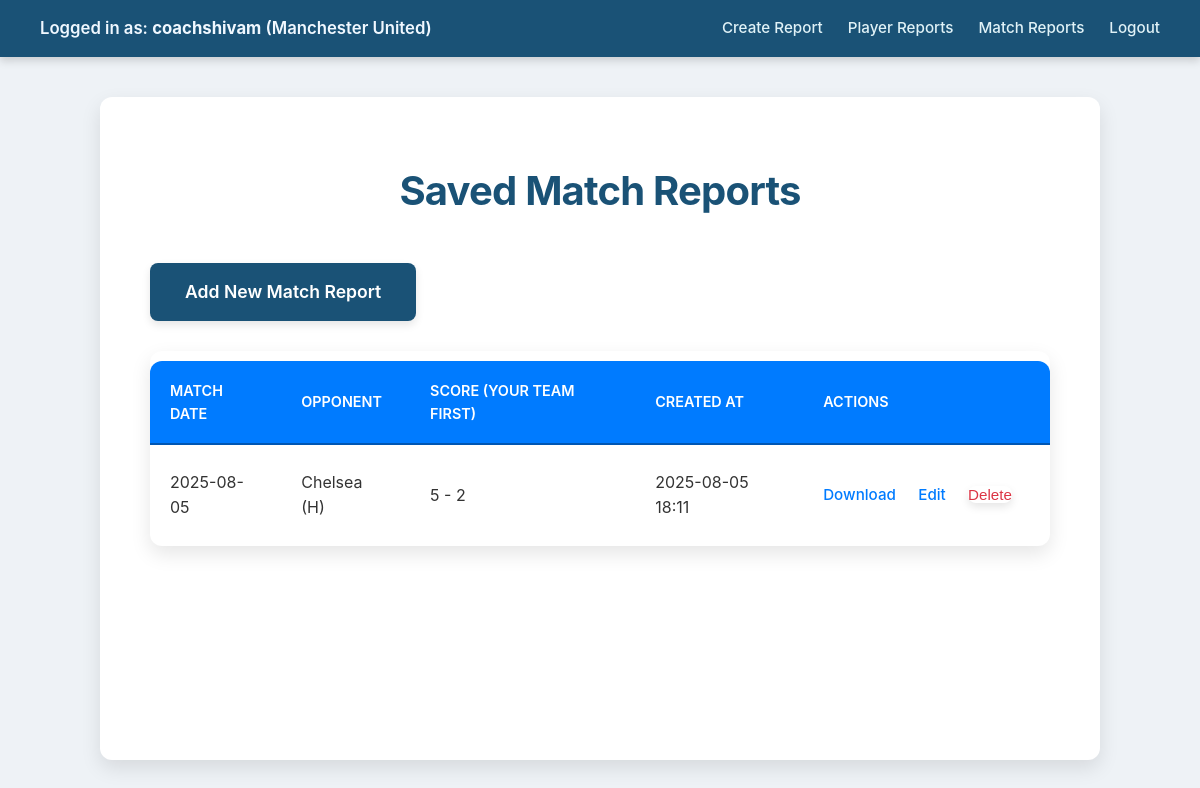
Screenshot of /matches (signed in) with the database file from the repository.
### app.py (models this page shows, shortened)
class User(UserMixin, db.Model):
    id = db.Column(db.Integer, primary_key=True)
    username = db.Column(db.String(80), unique=True, nullable=False)
    password_hash = db.Column(db.String(128), nullable=False)
    club_id = db.Column(db.Integer, db.ForeignKey('club.id'), nullable=False)

class Club(db.Model):
    id = db.Column(db.Integer, primary_key=True)
    name = db.Column(db.String(100), unique=True, nullable=False)
    users = db.relationship('User', backref='club', lazy=True)
    players = db.relationship('Player', backref='club', lazy=True)
    matches = db.relationship('Match', backref='club', lazy=True)

class Match(db.Model):
    id = db.Column(db.Integer, primary_key=True)
    competition = db.Column(db.String(100))
    season = db.Column(db.String(50))
    match_date = db.Column(db.String(20), nullable=False)
    venue = db.Column(db.String(100))
    weather_pitch_conditions = db.Column(db.Text)
    home_team = db.Column(db.String(100), nullable=False)
    away_team = db.Column(db.String(100), nullable=False)
    final_score_home = db.Column(db.Integer)
    final_score_away = db.Column(db.Integer)
    home_formation_initial = db.Column(db.String(50))
    away_formation_initial = db.Column(db.String(50))
    home_lineup_notes = db.Column(db.Text)
    away_lineup_notes = db.Column(db.Text)
    home_attacking_phase = db.Column(db.Text)
    home_defensive_phase = db.Column(db.Text)
    home_key_transitions = db.Column(db.Text)
    away_attacking_phase = db.Column(db.Text)
    away_defensive_phase = db.Column(db.Text)
    away_key_transitions = db.Column(db.Text)
    overall_match_summary = db.Column(db.Text)
    key_turning_points = db.Column(db.Text)
    man_of_the_match = db.Column(db.String(100))
    final_analyst_notes = db.Column(db.Text)
    pdf_report_path = db.Column(db.String(255), unique=True, nullable=False)
    created_at = db.Column(db.DateTime, default=db.func.now())
    club_id = db.Column(db.Integer, db.ForeignKey('club.id'), nullable=False)

### app.py (the view)
@app.route('/matches')
@login_required
def list_matches():
    matches = Match.query.filter_by(club_id=current_user.club.id).order_by(Match.match_date.desc()).all()
    return render_template('match_list.html', matches=matches)

### app.py (called while the page is built)
@login_manager.user_loader
def load_user(user_id):
    return User.query.get(int(user_id))

### Templates/match_list.html (shortened to what this page needs)
{% extends "base.html" %}
{% block content_heading %}
    <h1>Saved Match Reports</h1>
{% endblock %}
{% block content %}
    <a href="{{ url_for('create_match_report_form', report_type_choice='default_match_report') }}" class="add-report-btn">Add New Match Report</a>
    {% if matches %}
    <table>
        <thead>
            <tr>
                <th>Match Date</th>
                <th>Opponent</th>
                <th>Score (Your Team First)</th>
                <th>Created At</th>
                <th>Actions</th>
            </tr>
        </thead>
        <tbody>
            {% for match in matches %}
            <tr>
                <td>{{ match.match_date }}</td>
                <td>
                    {% if match.home_team.lower() == current_user.club.name.lower() %}
                        {{ match.away_team }} (H)
                    {% else %}
                        {{ match.home_team }} (A)
                    {% endif %}
                </td>
                <td>
                    {% if match.home_team.lower() == current_user.club.name.lower() %}
                        {{ match.final_score_home }} - {{ match.final_score_away }}
                    {% else %}
                        {{ match.final_score_away }} - {{ match.final_score_home }}
                    {% endif %}
                </td>
                <td>{{ match.created_at.strftime('%Y-%m-%d %H:%M') }}</td>
                <td class="action-links">
                    <a href="{{ url_for('download_report', filename=match.pdf_report_path) }}">Download</a>
                    <a href="{{ url_for('edit_match', match_id=match.id) }}">Edit</a>
                    <form action="{{ url_for('delete_match', match_id=match.id) }}" method="post" style="display:inline;">
                        <button type="submit" onclick="return confirm('Are you sure you want to delete this match report?');">Delete</button>
                    </form>
                </td>
            </tr>
            {% endfor %}
        </tbody>
    </table>
    {% else %}
    <p class="empty-message">No match reports saved yet. Add a new one!</p>
    {% endif %}
{% endblock %}

### Templates/base.html (shortened to what this page needs)
<!DOCTYPE html>
<html lang="en">
<head>
    <link rel="stylesheet" href="{{ url_for('static', filename='css/style.css') }}">
</head>
<body>
    <header>
        {% if current_user.is_authenticated %}
        <span>Logged in as: <strong>{{ current_user.username }}</strong> ({{ current_user.club.name }})</span>
        <a href="{{ url_for('select_report_type') }}">Create Report</a>
        <a href="{{ url_for('list_players') }}">Player Reports</a>
        <a href="{{ url_for('list_matches') }}">Match Reports</a>
        <a href="{{ url_for('logout') }}">Logout</a>
        {% else %}
        <a href="{{ url_for('login') }}">Login</a>
        <a href="{{ url_for('register') }}">Register</a>
        {% endif %}
    </header>
    <div class="container">
        {% block content_heading %}{% endblock %}
        {% block content %}{% endblock %}
    </div>
</body>
</html>

### static/css/style.css (style rules this page uses)
body { font-family: 'Inter', 'Segoe UI', Tahoma, Geneva, Verdana, sans-serif; background-color: #eef2f6; margin: 0; padding: 0; display: flex; flex-direction: column; min-height: 100vh; color: #333; line-height: 1.6; }
header { background-color: #1a5276; color: #ffffff; padding: 15px 40px; width: 100%; box-sizing: border-box; position: sticky; top: 0; left: 0; z-index: 1000; box-shadow: 0 4px 8px rgba(0, 0, 0, 0.15); display: flex; justify-content: flex-end; align-items: center; font-size: 0.95em; }
header span { margin-right: auto; font-weight: 600; font-size: 1.1em; color: #f0f8ff; }
header a { margin-left: 25px; color: #e0f2f7; text-decoration: none; font-weight: 500; transition: color 0.3s ease-in-out, text-decoration 0.3s ease-in-out; }
.container { background-color: #ffffff; padding: 35px 50px; border-radius: 12px; box-shadow: 0 8px 20px rgba(0, 0, 0, 0.1); width: 100%; max-width: 1000px; box-sizing: border-box; margin: 40px auto; flex-grow: 1; }
h1 { color: #1a5276; text-align: center; margin-bottom: 40px; font-size: 2.5em; font-weight: 700; letter-spacing: -0.02em; }
button[type="submit"], .add-player-btn, .add-report-btn, .report-type-selection a { background-color: #1a5276; color: white; padding: 15px 35px; border: none; border-radius: 8px; cursor: pointer; font-size: 1.1em; font-weight: 600; transition: background-color 0.3s ease-in-out, transform 0.1s ease-in-out, box-shadow 0.2s ease-in-out; text-decoration: none; display: inline-block; box-shadow: 0 4px 8px rgba(0, 0, 0, 0.1); }
table { width: 100%; border-collapse: separate; border-spacing: 0 10px; margin-top: 30px; background-color: #ffffff; border-radius: 12px; overflow: hidden; box-shadow: 0 8px 20px rgba(0, 0, 0, 0.1); }
th, td { padding: 15px 20px; text-align: left; border-bottom: 1px solid #e0e0e0; }
th { background-color: #007bff; color: white; font-weight: 600; text-transform: uppercase; font-size: 0.9em; padding-top: 18px; padding-bottom: 18px; border-bottom: 2px solid #0056b3; }
th:first-child { border-top-left-radius: 12px; }
th:last-child { border-top-right-radius: 12px; }
tr:last-child td { border-bottom: none; }
.action-links { white-space: nowrap; font-size: 0.95em; }
.action-links a, .action-links form button { margin-right: 18px; color: #007bff; text-decoration: none; font-weight: 500; background: none; border: none; cursor: pointer; padding: 0; font-size: inherit; }
.action-links form button { color: #dc3545; }

### rows the page displays
User: username "coachshivam"
Club: club.name "Manchester United"
Match: match_date "2025-08-05", away_team "Chelsea", final_score_home "5", final_score_away "2", created_at "2025-08-05 18:11"
